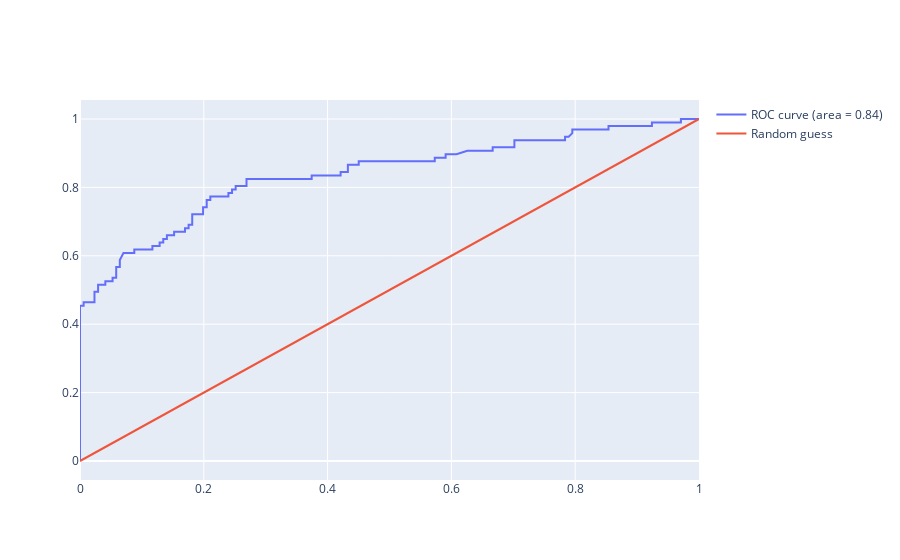

Notebook source saved alongside this figure:
### Code cell
import plotly.graph_objects as go

fig = go.Figure()
# Add traces
fig.add_trace(go.Scatter(x=fpr, y=tpr,
                    mode='lines',
                    name='ROC curve (area = %0.2f)' % auc_test))
fig.add_trace(go.Scatter(x=[0, 1], y=[0, 1],
                    mode='lines',
                    name='Random guess'))
